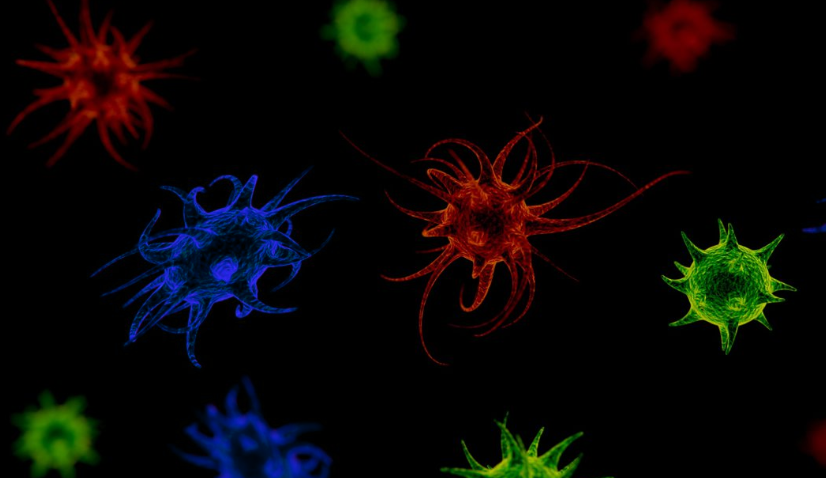
#> input picture Otros/Virus.png, 826 x 478 px
$ python video_2.py
#> lines starting #> are read from the running program, lines starting #| are printed output that depends on the picture
import cv2
import numpy as np
image=cv2.imread('Virus.png')
#> image is the input picture: shape (478, 826, 3); mean B, G, R 6.4, 7.1, 8.8

ROI=image[:200,:200,:]
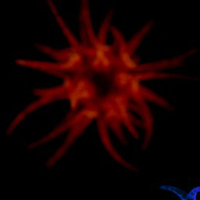
#> ROI: shape (200, 200, 3); mean B, G, R 1.4, 1.4, 22.8
ROIB=image[:200,:200,0]
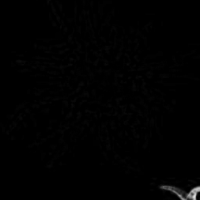
#> ROIB: shape (200, 200); min 0, max 224, mean 1.4
ret, seg=cv2.threshold(image,125,255,0)
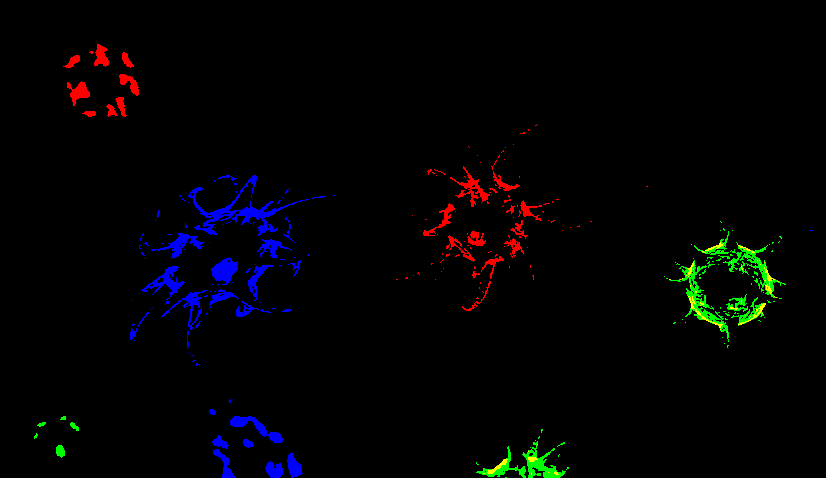
#> seg: shape (478, 826, 3); mean B, G, R 3.7, 2.4, 2.5

cv2.namedWindow('Ventana',0)
cv2.namedWindow('Ventana2',0)

cv2.imshow('Ventana',image)
#cv2.imshow('Ventana2',seg)

cv2.waitKey(0)

cv2.destroyAllWindows()
